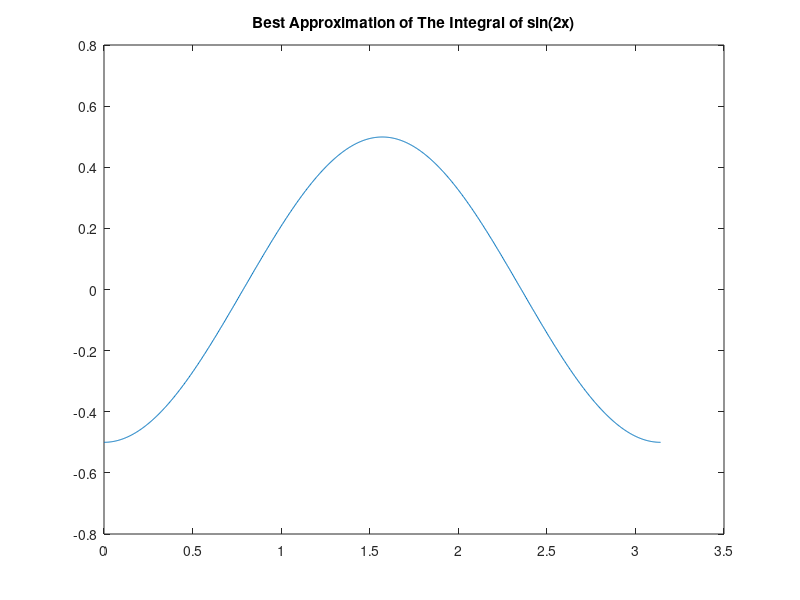

MATLAB code for this plot:
%% ECE-210B HW2
%   Bonny(Yue) Wang

    clc
    clear
    close all
%% Q1
    V1 = linspace(0,pi,100);
    V2 = linspace(0,pi,1000);
    Y1 = sin(2*V1);
    Y2 = sin(2*V2);
    
    dY1 = diff(Y1)./diff(V1);
    dY2 = diff(Y2)./diff(V2);
    
    rdY1 = 2*cos(2*V1(1:end-1));
    rdY2 = 2*cos(2*V2(1:end-1));
    
    dDifference1 = dY1-rdY1;
    dDifference2 = dY2-rdY2;
    
    maxdDiff1 = max(dDifference1);
    maxdDiff2 = max(dDifference2);
    %Therefore, 1000 length produce better result

    csY1 = cumsum(Y1*(pi/100));
    csY2 = cumsum(Y2*(pi/1000));
    ctY1 = cumtrapz(Y1*(pi/100));
    ctY2 = cumtrapz(Y2*(pi/1000));
    
    csY1 = csY1-0.5;
    csY2 = csY2-0.5;
    ctY1 = ctY1-0.5;
    ctY2 = ctY2-0.5;
    
    riY1 = -cos(2*V1)/2;
    riY2 = -cos(2*V2)/2;
    
    iDifference1 = riY1 - csY1;
    iDifference2 = riY2 - csY2;
    iDifference3 = riY1 - ctY1;
    iDifference4 = riY2 - ctY2;
    
    maxiDiff1 = max(iDifference1);
    maxiDiff2 = max(iDifference2);
    maxiDiff3 = max(iDifference3);
    maxiDiff4 = max(iDifference4);
    %Therefore ctY2 is the best approximation
    
    figure;
    plot(V2,ctY2);
    title("Best Approximation of The Integral of sin(2x)");
    
%% Q2
    A = 1:100;
    A = reshape(A,10,10);
    
    A = flipud(A);
    
    A(3,:) = fliplr(A(3,:)); 
    
    rV = sum(A,1);
    
    cV = prod(A,2);
    
    A(6,:) = [];
    
%% 3
    
    %Without preallocation
    tic
    for i = 1:300
        for j = 1:500
            B1(i,j) = i^3+j^3/(i+j+2);
        end
    end
    toc
    
    %With preallocation
    B2 = zeros(300,500);
    tic
    for i = 1:300
        for j = 1:500
            B2(i,j) = i^3+j^3/(i+j+2);
        end
    end
    toc
    
    %Only matrix operation
    tic
    i = 1:300;
    j = 1:500;    
    [J,I] = meshgrid(j,i);
    B3 = I.^3+J.^3./(I+J+2);
    toc
